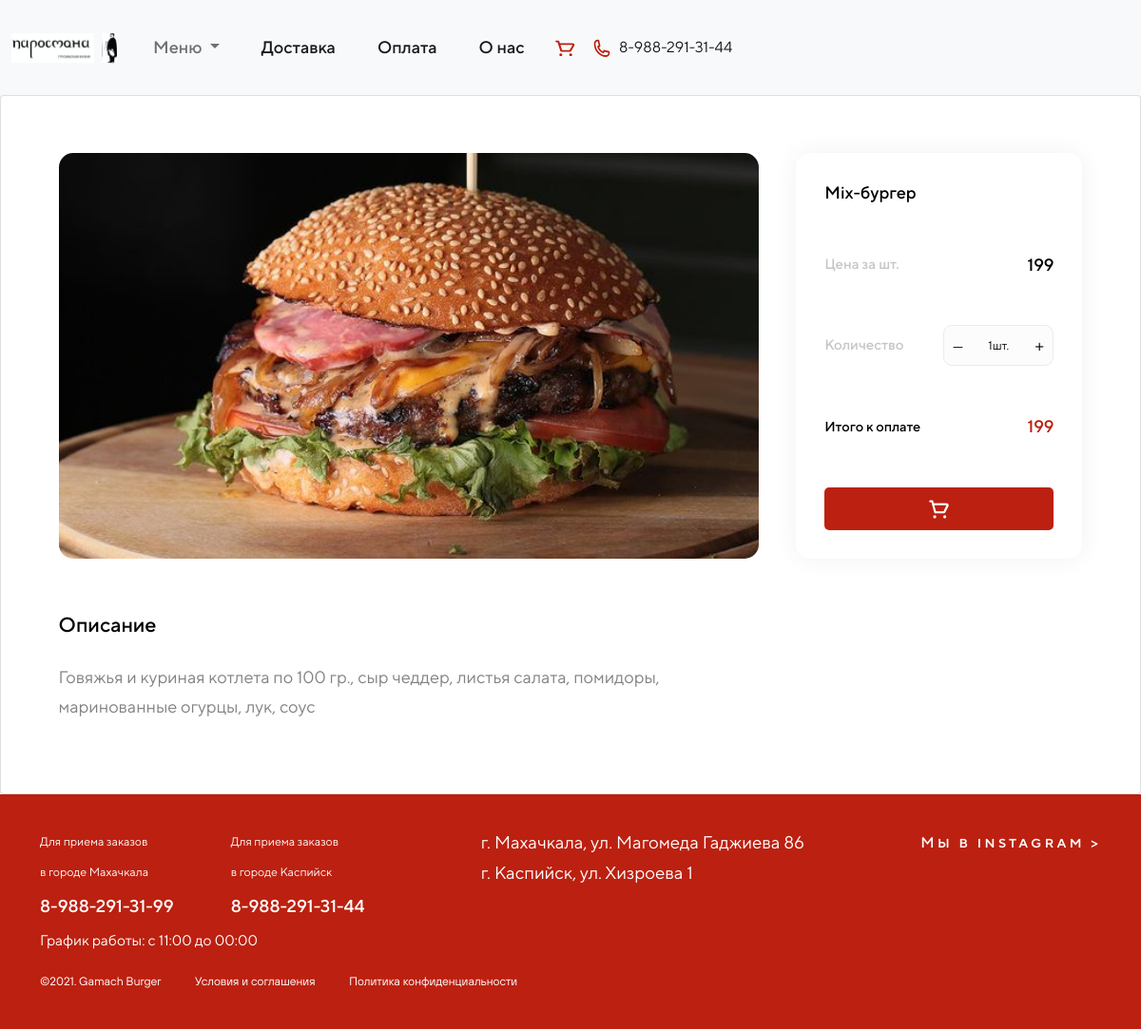
The page /card/3 on the database its author committed.
### menu/models.py (models this page shows, shortened)
class Menu(models.Model):
    title = models.CharField(max_length=20, verbose_name='Название')
    image = models.ImageField(upload_to='menu', verbose_name='Карттинка')
    description = models.TextField(verbose_name='описание')
    price = models.IntegerField(verbose_name='цена')
    weight = models.IntegerField(verbose_name='вес')
    availability = models.BooleanField(default=True, verbose_name='наличие')
    category = models.ForeignKey(Category, on_delete=models.PROTECT, verbose_name='катигория')
    class Meta:
        verbose_name = 'Меню'
        verbose_name_plural = 'Меню'

### menu/views.py (the view)
# urls.py: path('card/<int:pk>',views.card, name='card'),
def card(request,pk):
    menu = Menu.objects.get(pk=pk)
    category = Category.objects.all()
    order = Order.objects.all()
    context = {
        'menu': menu,
        'category': category,
        'order': order,
    }
    return render(request,'menu/card.html',context)

### menu/templates/menu/card.html (shortened to what this page needs)
{% load static %}
<!DOCTYPE html>
<html lang="ru">
<head>
    <link href="https://cdn.jsdelivr.net/npm/bootstrap@5.0.1/dist/css/bootstrap.min.css" rel="stylesheet">
    <link rel="stylesheet" href="{%static 'menu/fond/fonts.css'%}">
    <link rel="stylesheet" href="{%static 'menu/css/style.css' %}">
</head>
<body>
    <div class="wrapper">
        <header>
            <nav class="navbar navbar-expand-lg navbar-light bg-light">
                <div class="container-fluid">
                    <a class="navbar-brand" href="{%url 'main'%}">
                        <img src="{% static 'menu/img/Group 1.svg'%}" alt="">
                    </a>
                    <div class="collapse navbar-collapse" id="navbarSupportedContent">
                        <ul class="navbar-nav me-auto mb-2 mb-lg-0">
                            <li class="nav-item dropdown">
                                <a class="nav-link dropdown-toggle" href="#" id="navbarDropdown" role="button" data-bs-toggle="dropdown" aria-expanded="false">
                                    Меню
                                </a>
                            </li>
                            <li class="nav-item">
                                <a class="nav-link active" aria-current="page" href="{% url 'delivery' %}">Доставка</a>
                            </li>
                            <li class="nav-item">
                                <a class="nav-link active" aria-current="page" href="{% url 'pay' %}">Оплата</a>
                            </li>
                            <li class="nav-item">
                                <a class="nav-link active" aria-current="page" href="#">О нас</a>
                            </li>
                            <li>
                                <div class="menu-cart">
                                    <a class="nav-link active" href="">
                                        <img src="{% static 'menu/img/shoping_cart.svg'%}" alt="">
                                    </a>
                                </div>
                            </li>
                            <li>
                                <div class="menu-contact">
                                    <a class="nav-link active" href="tel:89882913144">
                                        <img class="phone" src="{% static 'menu/img/phone.svg'%}" alt="">
                                        <span>8-988-291-31-44</span>
                                    </a>
                                </div>
                            </li>
                        </ul>
                    </div>
                </div>
            </nav>
        </header>
        <section class="card">
            <div class="container">
                <div class="card-top">
                    <div class="card-img">
                        <img src="{{menu.image.url}}" alt="">
                    </div>
                    <div class="card-sidebar">
                        <div class="title">{{menu.title}}</div>
                        <div class="price">
                            <span>Цена за шт.</span> <b>{{menu.price}}</b>
                        </div>
                        <div class="price">
                            <span>Количество</span>
                            <div class="input_range">
                                <span class="min button">
                                    <img src="{%static 'menu/img/minus.png'%}" alt="">
                                </span>
                                <input type="text" name="qty" id="qty" maxlength="12" />
                                <span class="plus button">
                                    <img src="{%static 'menu/img/plus.png'%}" alt="">
                                </span>
                            </div>
                        </div>
                        <div class="to-pay">
                            <span>Итого к оплате</span>
                            <b>{{menu.price}}</b>
                        </div>
                        <div class="pay-block">
                            <button class="cart-add"><img src="{%static 'menu/img/add-to-cart.png'%}" alt=""></button>
                        </div>
                    </div>
                </div>
                <div class="card-bottom">
                    <div class="card-info">
                        <h2>Описание</h2>
                        <p>{{menu.description}}</p>
                    </div>
                    <div class="card-empty"></div>
                </div>
            </div>
        </section>
        <footer>
            <div class="container">
                <div class="footer-wrapper">
                    <div class="footer-left">
                        <div class="phones">
                            <div class="phone-item">
                                <span>Для приема заказов</span>
                                <span>в городе Махачкала</span>
                                <a href="tel:89882913199">8-988-291-31-99</a>
                            </div>
                            <div class="phone-item">
                                <span>Для приема заказов</span>
                                <span>в городе Каспийск</span>
                                <a href="tel:89882913144">8-988-291-31-44</a>
                            </div>
                        </div>
                        <div class="work-time">График работы: с 11:00 до 00:00</div>
                    </div>
                    <div class="footer-center">
                        <div class="work-adress">
                            г. Махачкала, ул. Магомеда Гаджиева 86
                        </div>
                        <div class="work-adress">
                            г. Каспийск, ул. Хизроева 1
                        </div>
                    </div>
                    <div class="footer-right">
                        <div class="social">
                            <a href="">Мы в instagram ></a>
                        </div>
                    </div>
                </div>
                <div class="footer-bottom">
                    <span>©2021. Gamach Burger</span>
                    <a href="">Условия и соглашения</a>
                    <a href="">Политика конфиденциальности</a>
                </div>
            </div>
        </footer>
    </div>
</body>
</html>

### rows shown on the page
Menu: image (picture), title "Mix-бургер", price "199", description "Говяжья и куриная котлета по 100 гр., сыр чеддер, листья салата, помидоры, маринованные огурцы, лук, соус"
